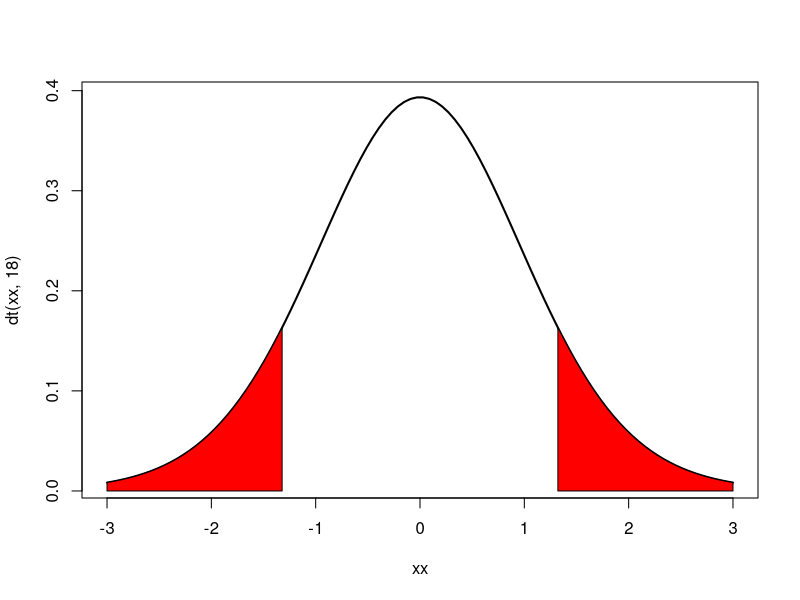
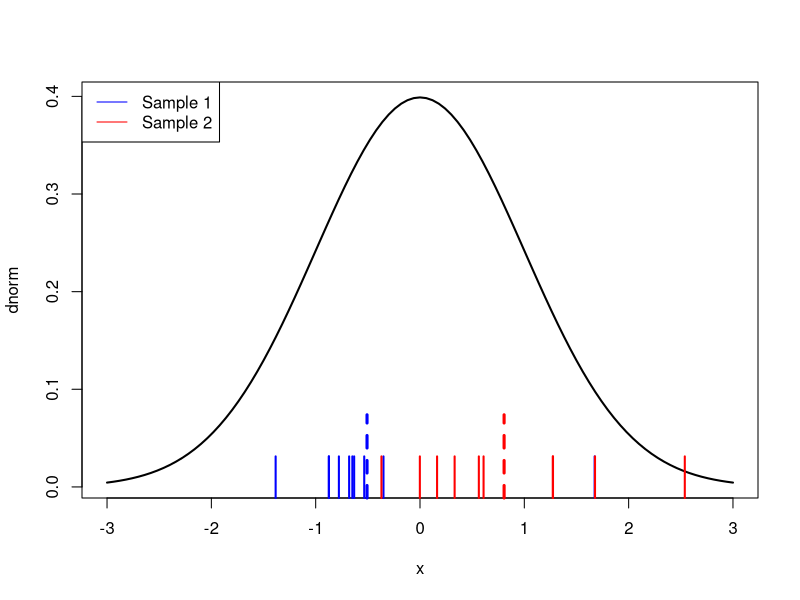

Source code (R) for these figures, in order:
### R code from vignette source 'tp6.Rnw'
### Encoding: UTF-8

###################################################
### code chunk number 1: tp6.Rnw:21-23
###################################################
sample.1 <- rnorm(10)
sample.2 <- rnorm(10)


###################################################
### code chunk number 2: tp6.Rnw:28-29
###################################################
result.test <- t.test(sample.1,sample.2,var.equal=TRUE)


###################################################
### code chunk number 3: tp6.Rnw:34-35
###################################################
result.test


###################################################
### code chunk number 4: tp6.Rnw:44-46
###################################################
s.X1X2 <- sqrt((var(sample.1)+var(sample.2))/2)
t.X1X2 <- (mean(sample.1)-mean(sample.2))/(s.X1X2*sqrt(2/10))


###################################################
### code chunk number 5: tp6.Rnw:51-52
###################################################
result.test$p.value


###################################################
### code chunk number 6: tp6.Rnw:57-58
###################################################
pt(t.X1X2,18)*2
(1-pt(t.X1X2,18))*2


###################################################
### code chunk number 7: tp6.Rnw:63-82
###################################################
xx <- seq(-3,3,length=100)
plot(xx,dt(xx,18),type="l",lwd=2)
if (t.X1X2 < 0)
{
xx1 <- seq(-3,t.X1X2,length=50)
yy1 <- dt(xx1,18)
xx2 <- seq(-t.X1X2,3,length=50)
yy2 <- dt(xx2,18)
polygon(c(xx1,rev(xx1)),c(yy1,rep(0,50)),col="red")
polygon(c(xx2,rev(xx2)),c(yy2,rep(0,50)),col="red")
} else
{
xx1 <- seq(t.X1X2,3,length=50)
yy1 <- dt(xx1,18)
xx2 <- seq(-3,-t.X1X2,length=50)
yy2 <- dt(xx2,18)
polygon(c(xx1,rev(xx1)),c(yy1,rep(0,50)),col="red")
polygon(c(xx2,rev(xx2)),c(yy2,rep(0,50)),col="red")
}  


###################################################
### code chunk number 8: tp6.Rnw:92-99
###################################################
matrice <- matrix(nrow=100,ncol=21)
for (i in 1:100)
{
  matrice[i,1:10] <- rnorm(10)
  matrice[i,11:20] <- rnorm(10)
  matrice[i,21] <- t.test(matrice[i,1:10], matrice[i,11:20],var.equal=TRUE)$p.value
}


###################################################
### code chunk number 9: tp6.Rnw:104-105
###################################################
sum(matrice[,21]<0.05)


###################################################
### code chunk number 10: tp6.Rnw:110-111
###################################################
indice <- which.min(matrice[,21])


###################################################
### code chunk number 11: tp6.Rnw:121-122 (eval = FALSE)
###################################################
## plot(dnorm,-3,3,type="l")


###################################################
### code chunk number 12: tp6.Rnw:126-132
###################################################
plot(dnorm,-3,3,type="l",lwd=2)
rug(matrice[indice,1:10],col="blue",lwd=2,ticksize=0.1)
rug(matrice[indice,11:20],col="red",lwd=2,ticksize=0.1)
rug(mean(matrice[indice,1:10]),col="blue",ticksize=0.2,lwd=3,lty=2)
rug(mean(matrice[indice,11:20]),col="red",ticksize=0.2,lwd=3,lty=2)
legend("topleft",c("Sample 1","Sample 2"),col=c("blue","red"),lty=1)


